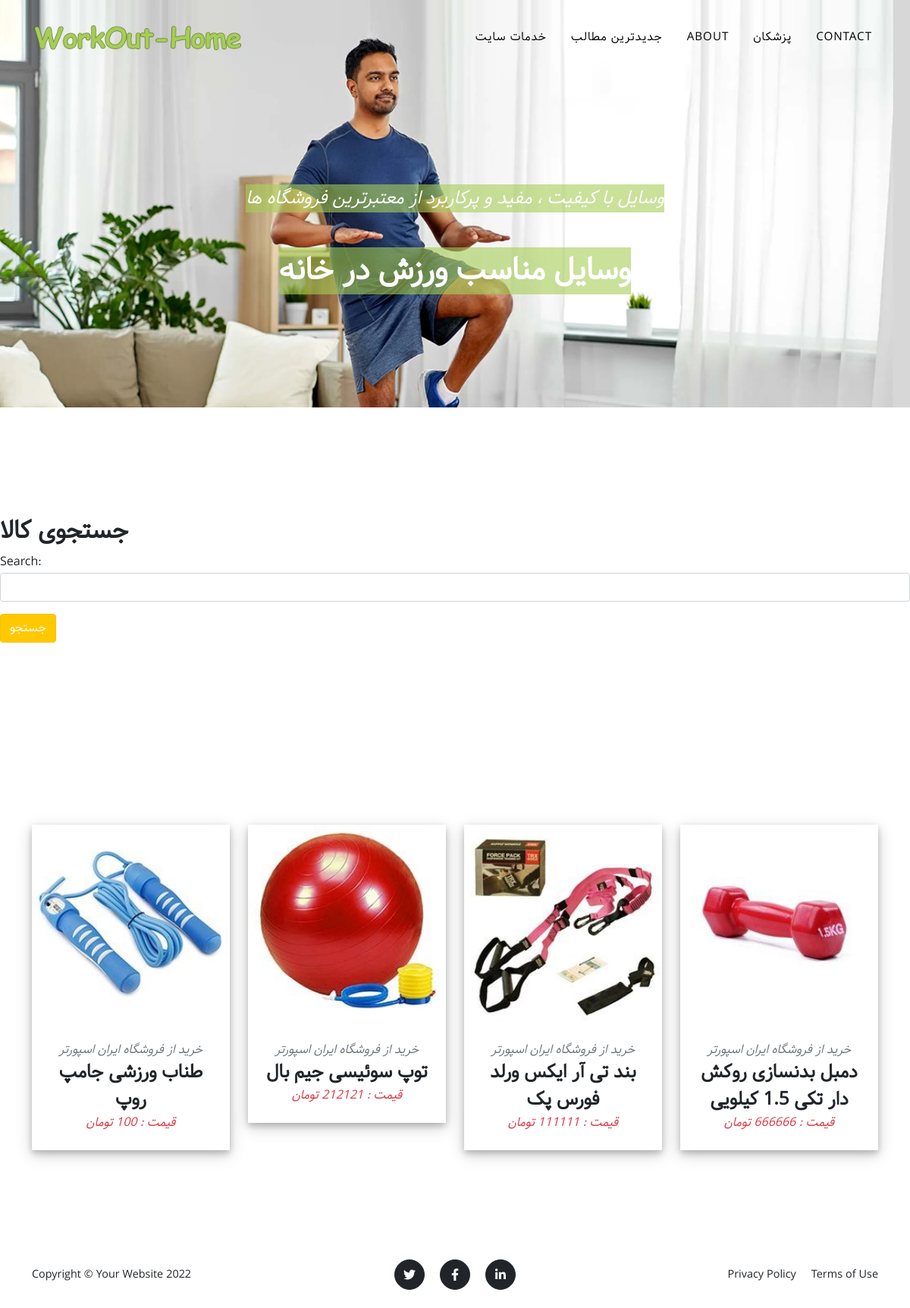
/equipments/, run on the app's committed database.
### equipment/models.py (models this page shows, shortened)
class Tool(models.Model):
    store = models.ForeignKey(Store, on_delete=models.CASCADE)
    category = models.ForeignKey(Category, on_delete=models.CASCADE)
    name = models.CharField(max_length=200)
    price = models.CharField(max_length=200)
    slug = models.SlugField(max_length=50,unique=True)
    descriptions = models.TextField(max_length=3000)
    the_link = models.URLField(null=True, blank=True, max_length=5000)
    pic = models.ImageField(null=True, blank=True, upload_to='equipments/')
    created = models.DateTimeField(auto_now_add=True)
    updated = models.DateTimeField(auto_now=True)

class Store(models.Model):
    name = models.CharField(max_length=200)
    func = models.CharField(max_length=200)
    def __str__(self):
        return self.name

### equipment/views.py (the view)
# urls.py: path('',show_tools, name='equipments')
def show_tools(request):
    form = SearchEquipForm()
    tools = Tool.objects.all()
    tools_s = None
    if 'search' in request.GET:
        cd = request.GET['search']
        tools_s = Tool.objects.filter(name__icontains = cd)
    if tools_s :
        tools = tools_s
    context = {
        'tools': tools ,
        'form': form ,
    }
    return render(request,'equipment/equi.html', context)

### equipment/forms.py
class SearchEquipForm(forms.Form):
    search = forms.CharField(
        max_length=20 ,
        initial = '',
        widget = forms.TextInput(attrs={
            'class':'form-control',
        })
    )

### templates/equipment/equi.html (shortened to what this page needs)
{% extends 'libs/base.html' %}
{% load static %}
{% block content %}
        {% include 'libs/navigation.html' %}
        <header class="masthead" style="padding:15rem 0 5rem 0; background-image:url('{% static "img/header-blog.jpg" %}');" >
            <div class="container">
                <div class="masthead-subheading"> <span style="font-size: 1.5rem; background-image:url('{% static "img/back-text-title.png" %}');" > وسایل با کیفیت ، مفید و پرکاربرد از معتبرترین فروشگاه ها </span> </div>
                <div class="masthead-heading text-uppercase"> <span style="font-size: 2.5rem; background-image:url('{% static "img/back-text-title.png" %}');"> وسایل مناسب ورزش در خانه </span></div>
            </div>
        </header>
        <section>
            <h2>جستجوی کالا</h2><h2>{{ flag}}</h2>
            <form  method='GET'>
                {{ form.as_p }}
                <input type='submit' class='btn btn-primary' value='جستجو' >
            </form>
        </section>
        <section class="page-section" id="portfolio">
            <div class="container">
                <div class="row">
                    {% for tl in tools %}
                    <div class="col-lg-3 col-sm-6 mb-4">
                        <div class="portfolio-item"  style="box-shadow: 0 4px 8px 0 rgba(0, 0, 0, 0.2), 0 6px 20px 0 rgba(0, 0, 0, 0.19);">
                            <a class="portfolio-link" data-bs-toggle="modal" href="#{{ tl.slug }}">
                                <img class="img-fluid" width="420" height="400" src="{{ tl.pic.url }}" alt="..." />
                            </a>
                            <div class="portfolio-caption">
                                <div class="portfolio-caption-subheading text-muted">خرید از فروشگاه {{tl.store}}</div>
                                <div class="portfolio-caption-heading">{{tl.name}}</div>
                                <div class="portfolio-caption-subheading text-danger">قیمت : {{tl.price}} تومان</div>
                            </div>
                        </div>
                    </div>
                    {% endfor %}
                </div>
            </div>
        </section>
        {% include 'libs/footer.html' %}
{% endblock %}

### templates/libs/base.html (shortened to what this page needs)
{% load static %}
<!DOCTYPE html>
<html lang="en">
    <head>
        <link href="{% static 'css/styles.css' %}" rel="stylesheet" />
    </head>
    <body id="page-top">
        {% block content %} {% endblock %}
    </body>
</html>

### templates/libs/navigation.html (shortened to what this page needs)
{% load static %}
<nav class="navbar navbar-expand-lg navbar-dark fixed-top" id="mainNav">
    <div class="container">
        <a class="navbar-brand" href="#page-top"><img src="{% static 'img/logo.png'%}" alt="..." /></a>
        <div class="collapse navbar-collapse" id="navbarResponsive">
            <ul class="navbar-nav text-uppercase ms-auto py-4 py-lg-0">
                <li class="nav-item"><a class="nav-link" href="#services">خدمات سایت</a></li>
                <li class="nav-item"><a class="nav-link" href="#portfolio">جدیدترین مطالب </a></li>
                <li class="nav-item"><a class="nav-link" href="#about">About</a></li>
                <li class="nav-item"><a class="nav-link" href="#team">پزشکان</a></li>
                <li class="nav-item"><a class="nav-link" href="#contact">Contact</a></li>
            </ul>
        </div>
    </div>
</nav>

### templates/libs/footer.html
<footer class="footer py-4">
    <div class="container">
        <div class="row align-items-center">
            <div class="col-lg-4 text-lg-start">Copyright &copy; Your Website 2022</div>
            <div class="col-lg-4 my-3 my-lg-0">
                <a class="btn btn-dark btn-social mx-2" href="#!" aria-label="Twitter"><i class="fab fa-twitter"></i></a>
                <a class="btn btn-dark btn-social mx-2" href="#!" aria-label="Facebook"><i class="fab fa-facebook-f"></i></a>
                <a class="btn btn-dark btn-social mx-2" href="#!" aria-label="LinkedIn"><i class="fab fa-linkedin-in"></i></a>
            </div>
            <div class="col-lg-4 text-lg-end">
                <a class="link-dark text-decoration-none me-3" href="#!">Privacy Policy</a>
                <a class="link-dark text-decoration-none" href="#!">Terms of Use</a>
            </div>
        </div>
    </div>
</footer>

### data on the page
Tool: pic (picture), store "ایران اسپورتر", name "طناب ورزشی جامپ روپ", price "100"
Tool: pic (picture), store "ایران اسپورتر", name "توپ سوئیسی جیم بال", price "212121"
Tool: pic (picture), store "ایران اسپورتر", name "بند تی آر ایکس ورلد فورس پک", price "111111"
Tool: pic (picture), store "ایران اسپورتر", name "دمبل بدنسازی روکش دار تکی 1.5 کیلویی", price "666666"
